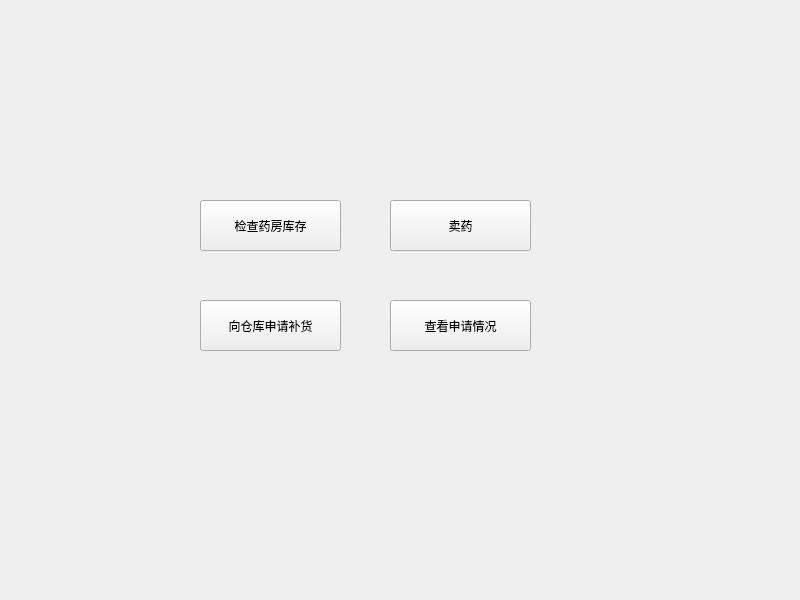
<?xml version="1.0" encoding="UTF-8"?>
<ui version="4.0">
 <class>ph</class>
 <widget class="QWidget" name="ph">
  <property name="geometry">
   <rect>
    <x>0</x>
    <y>0</y>
    <width>800</width>
    <height>600</height>
   </rect>
  </property>
  <property name="windowTitle">
   <string>Form</string>
  </property>
  <widget class="QPushButton" name="pushButton">
   <property name="geometry">
    <rect>
     <x>200</x>
     <y>200</y>
     <width>141</width>
     <height>51</height>
    </rect>
   </property>
   <property name="text">
    <string>检查药房库存</string>
   </property>
  </widget>
  <widget class="QPushButton" name="pushButton_2">
   <property name="geometry">
    <rect>
     <x>390</x>
     <y>200</y>
     <width>141</width>
     <height>51</height>
    </rect>
   </property>
   <property name="text">
    <string>卖药</string>
   </property>
  </widget>
  <widget class="QPushButton" name="pushButton_3">
   <property name="geometry">
    <rect>
     <x>200</x>
     <y>300</y>
     <width>141</width>
     <height>51</height>
    </rect>
   </property>
   <property name="text">
    <string>向仓库申请补货</string>
   </property>
  </widget>
  <widget class="QPushButton" name="pushButton_4">
   <property name="geometry">
    <rect>
     <x>390</x>
     <y>300</y>
     <width>141</width>
     <height>51</height>
    </rect>
   </property>
   <property name="text">
    <string>查看申请情况</string>
   </property>
  </widget>
 </widget>
 <resources/>
 <connections/>
</ui>
